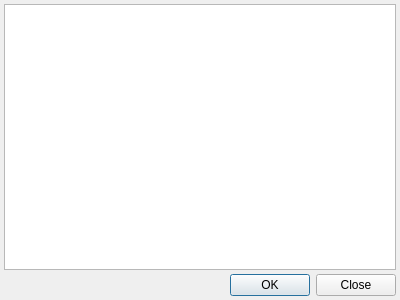
<?xml version="1.0" encoding="UTF-8"?>
<ui version="4.0">
 <class>HurtTypeDialog</class>
 <widget class="QDialog" name="HurtTypeDialog">
  <property name="geometry">
   <rect>
    <x>0</x>
    <y>0</y>
    <width>400</width>
    <height>300</height>
   </rect>
  </property>
  <property name="windowTitle">
   <string>Выполняемые работы из регистрационной карты пациента</string>
  </property>
  <layout class="QGridLayout" name="gridLayout">
   <property name="margin">
    <number>4</number>
   </property>
   <property name="spacing">
    <number>4</number>
   </property>
   <item row="0" column="0">
    <widget class="CTableView" name="tblHurtType"/>
   </item>
   <item row="1" column="0">
    <widget class="QDialogButtonBox" name="buttonBox">
     <property name="orientation">
      <enum>Qt::Horizontal</enum>
     </property>
     <property name="standardButtons">
      <set>QDialogButtonBox::Close|QDialogButtonBox::Ok</set>
     </property>
    </widget>
   </item>
  </layout>
 </widget>
 <customwidgets>
  <customwidget>
   <class>CTableView</class>
   <extends>QTableView</extends>
   <header>library/TableView.h</header>
  </customwidget>
 </customwidgets>
 <resources/>
 <connections>
  <connection>
   <sender>buttonBox</sender>
   <signal>accepted()</signal>
   <receiver>HurtTypeDialog</receiver>
   <slot>accept()</slot>
   <hints>
    <hint type="sourcelabel">
     <x>248</x>
     <y>254</y>
    </hint>
    <hint type="destinationlabel">
     <x>157</x>
     <y>274</y>
    </hint>
   </hints>
  </connection>
  <connection>
   <sender>buttonBox</sender>
   <signal>rejected()</signal>
   <receiver>HurtTypeDialog</receiver>
   <slot>reject()</slot>
   <hints>
    <hint type="sourcelabel">
     <x>316</x>
     <y>260</y>
    </hint>
    <hint type="destinationlabel">
     <x>286</x>
     <y>274</y>
    </hint>
   </hints>
  </connection>
 </connections>
</ui>
